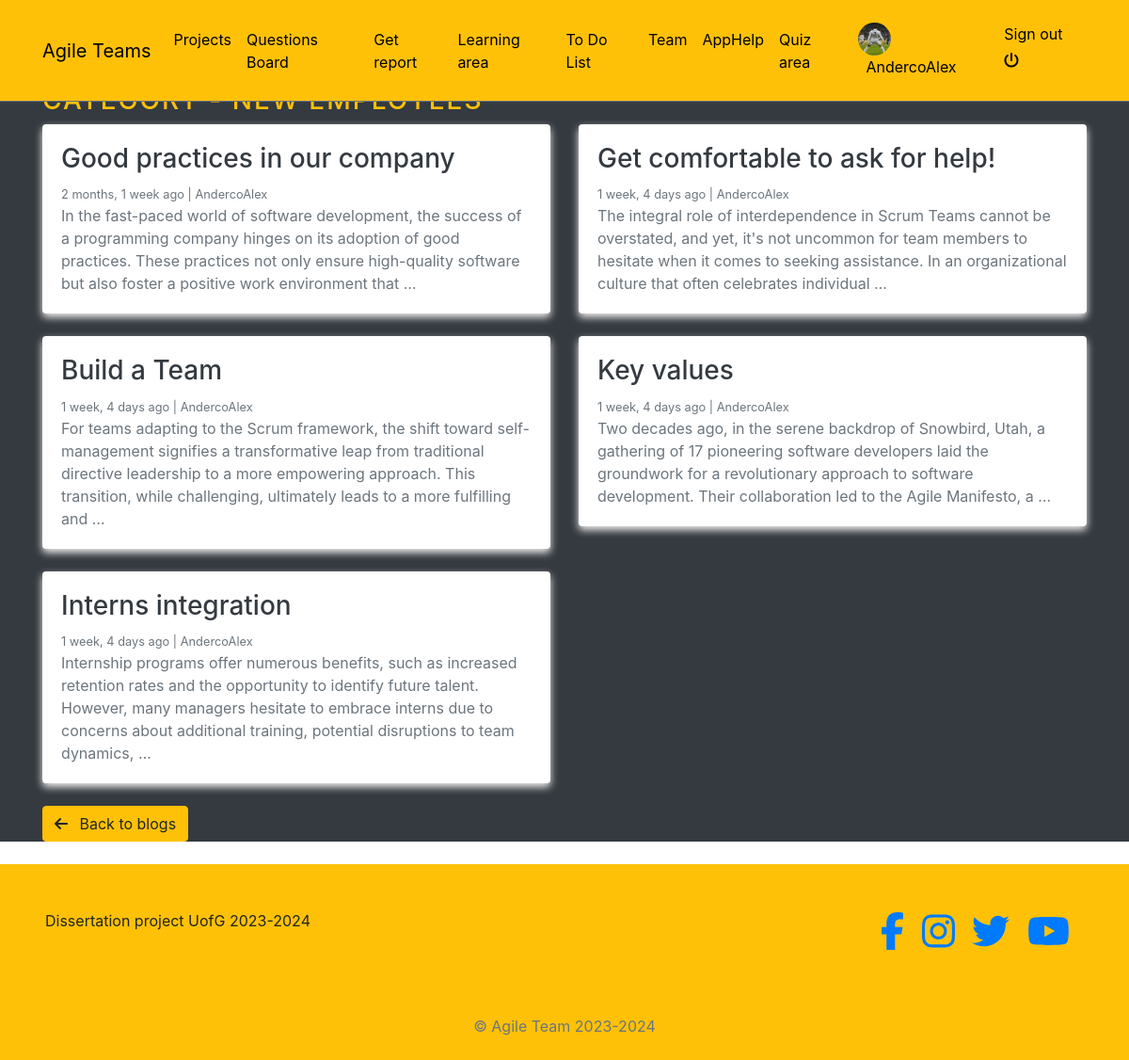
The page /category/4/ (signed in) on the database its author committed.
### blogs/models.py (models this page shows, shortened)
class Blog(models.Model):
    title = models.CharField(max_length=200)
    slug = models.SlugField(max_length=250, unique=True, blank=True)
    category = models.ForeignKey(Category, on_delete=models.CASCADE)
    author = models.ForeignKey(User, on_delete=models.CASCADE)
    short_description =models.TextField(max_length=500)
    description = models.TextField(blank=True, null=True)
    blog_body = models.TextField(max_length=5000)
    status = models.CharField(max_length=20, choices= STATUS_CHOICES, default='Draft')
    created_at = models.DateTimeField(auto_now_add=True)
    updated_at = models.DateTimeField(auto_now=True)

### blogs/views.py (the view)
# urls.py: path('category/<int:category_id>/', BlogsView.posts_by_category, name='posts_by_category'),
def posts_by_category(request, category_id):
    posts = Blog.objects.filter(status='Published', category=category_id)
    category = get_object_or_404(Category, pk=category_id)
    context = {
        'posts': posts,
        'category': category,
    }
    return render(request, 'posts_by_category.html', context)

### blogs/context_processors.py (called while the page is built)
def get_categories(request):
    categories = Category.objects.all()
    return dict(categories=categories)

### blogs/models.py (called while the page is built)
    def __str__(self):
        return self.category_name

### profiles/context_processors.py (called while the page is built)
def profile_pic(request):
    if request.user.is_authenticated:
        user = request.user
        try:
            profile_obj = Profile.objects.get(user=user)
            pic = profile_obj.profile_picture
        except Profile.DoesNotExist:
            pic = None
        return {'picture':pic}
    return {}

def get_profile(request):
    if request.user.is_authenticated:
        user = request.user
        try:
            profile_obj = Profile.objects.get(user=user)
        except Profile.DoesNotExist:
            pic = None
        return {'profile':profile_obj}
    return {}

### templates/posts_by_category.html (shortened to what this page needs)
{% extends 'base.html' %}
{% block content %}
    <div class="container" style="margin-top: 70px;">
        <h3 class="text-uppercase text-warning" style="letter-spacing: 2px;">Category - {{ category }}</h3>
        <div class="row mb-4">
            {% if posts %}
                {% for blog_post in posts %}
                    <div class="col-md-6 mb-4">
                        <div class="card border-0">
                            <div class="card-body">
                                <h3><a href="{% url 'blogs' blog_post.slug %}" class="text-dark">{{ blog_post.title }}</a></h3>
                                <small class="mb-1 text-muted">{{ blog_post.created_at | timesince }} ago | {{ blog_post.author }}</small>
                                <p class="card-text">{{ blog_post.short_description | truncatewords:35 }}</p>
                            </div>
                        </div>
                    </div>
                {% endfor %}
                <div class="col-12">
                    <a href="{% url 'home' %}">
                        <button class="btn btn-warning">
                            <i class="fas fa-arrow-left mr-2"></i> Back to blogs
                        </button>
                    </a>
                </div>
            {% endif %}
        </div>
    </div>
{% endblock %}

### templates/navbar.html (shortened to what this page needs)
<!DOCTYPE html>
<html lang="en">
<head>
</head>
<body>
<nav class="navbar navbar-icon-top navbar-expand-lg navbar-dark bg-warning border-bottom border-secondary fixed-top py-3">
    <div class="container">
        <a class="navbar-brand" href="{% url 'help' %}">Agile Teams</a>
        <div class="collapse navbar-collapse" id="navbarSupportedContent">
            <ul class="navbar-nav mr-auto">
                <li class="nav-item">
                    <a class="nav-link" href="{% url "reports:home" %}">Projects</a>
                </li>
                <li class="nav-item">
                    <a class="nav-link" href="{% url "posts:post-list" %}">Questions Board</a>
                </li>
                <li class="nav-item">
                    <a class="nav-link" href="{% url "reports:select-view" %}">Get report</a>
                </li>
                <li class="nav-item">
                    <a class="nav-link" href="{% url 'home' %}">Learning area</a>
                </li>
                <li class="nav-item">
                    <a class="nav-link" href="{% url 'todo' %}">To Do List</a>
                </li>
                <li class="nav-item">
                    <a class="nav-link" href="{% url 'team' %}">Team</a>
                </li>
                <li class="nav-item">
                    <a class="nav-link" href="{% url 'help' %}">AppHelp</a>
                </li>
                <li class="nav-item">
                    <a class="nav-link" href="{% url 'quiz:quiz_home' %}">Quiz area</a>
                </li>
            </ul>
            <ul class='navbar-nav'>
                {% if request.user.is_authenticated %}
                    <li class='nav-item'>
                        <a class='nav-link' href='{% url "profiles:profile-view" %}'>
                            <img src='{{picture.url}}' class='img-avatar' alt='profile picture'>
                            <span class='ml-2'> {{request.user}} </span>
                        </a>
                    </li>
                    <li class="nav-item">
                        <a class="nav-link" href="{% url 'account_logout' %}">
                            Sign out <i class="fas fa-power-off mt-2"></i>
                        </a>
                    </li>
                {% else %}
                    <li class="nav-item">
                        <a class="nav-link" href="{% url 'account_login' %}">
                            Sign in <i class="fa fa-sign-in-alt"></i>
                        </a>
                    </li>
                {% endif %}
            </ul>
        </div>
    </div>
</nav>
</body>
</html>

### static/style.css (style rules this page uses)
.img-avatar { height: 35px; width: 35px; border-radius: 50%; }
body { background-color: orange; }

### static/test.css (style rules this page uses)
body { font-family: 'Arial', sans-serif; background-color: orange; margin: 0; padding: 0; }
.navbar-nav .nav-link { color: black !important; }
.card { box-shadow: 0 4px 8px #f5f3f3; transition: transform 0.3s, box-shadow 0.3s; }
.card-body { padding: 20px; }
p { color: #6c757d; }

### templates/navbar.html (style rules this page uses)
.navbar-nav .nav-link { color: black !important; }
.navbar-brand { color: black !important; }

### rows shown on the page
Blog: title "Good practices in our company", created_at "2 months, 1 week", author "AndercoAlex", short_description "In the fast-paced world of software development, the success of a programming company hinges on its adoption of good practices. These practices not only ensure high-quality software but also foster a positive work environment that …"
Blog: title "Get comfortable to ask for help!", created_at "1 week, 4 days", author "AndercoAlex", short_description "The integral role of interdependence in Scrum Teams cannot be overstated, and yet, it's not uncommon for team members to hesitate when it comes to seeking assistance. In an organizational culture that often celebrates individual …"
Blog: title "Build a Team", created_at "1 week, 4 days", author "AndercoAlex", short_description "For teams adapting to the Scrum framework, the shift toward self-management signifies a transformative leap from traditional directive leadership to a more empowering approach. This transition, while challenging, ultimately leads to a more fulfilling and …"
Blog: title "Key values", created_at "1 week, 4 days", author "AndercoAlex", short_description "Two decades ago, in the serene backdrop of Snowbird, Utah, a gathering of 17 pioneering software developers laid the groundwork for a revolutionary approach to software development. Their collaboration led to the Agile Manifesto, a …"
Blog: title "Interns integration", created_at "1 week, 4 days", author "AndercoAlex", short_description "Internship programs offer numerous benefits, such as increased retention rates and the opportunity to identify future talent. However, many managers hesitate to embrace interns due to concerns about additional training, potential disruptions to team dynamics, …"

### other values the page prints
{{ request.user }} "AndercoAlex"
